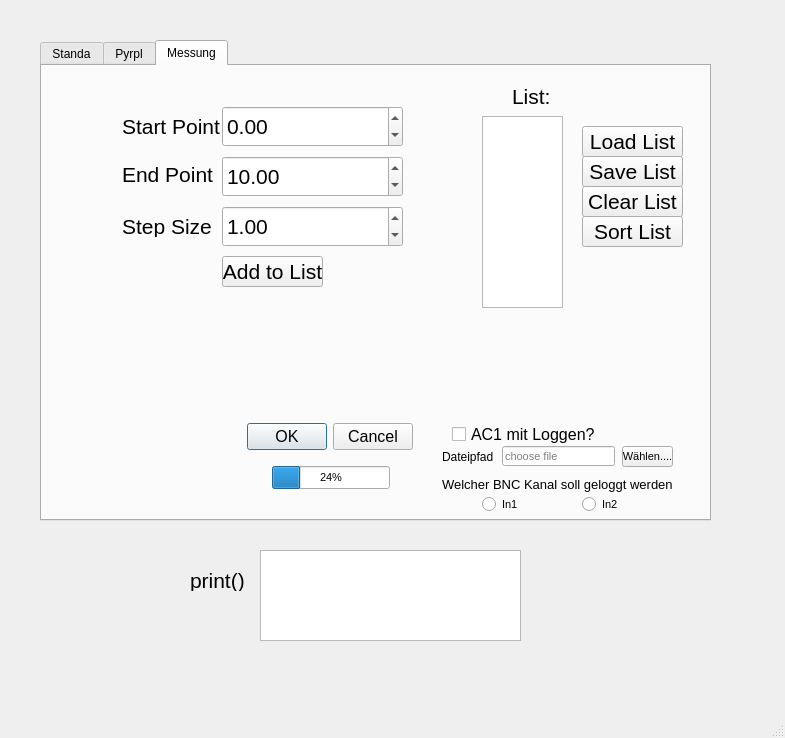
<?xml version="1.0" encoding="UTF-8"?>
<ui version="4.0">
 <class>AC_Control</class>
 <widget class="QMainWindow" name="AC_Control">
  <property name="windowModality">
   <enum>Qt::NonModal</enum>
  </property>
  <property name="geometry">
   <rect>
    <x>0</x>
    <y>0</y>
    <width>785</width>
    <height>738</height>
   </rect>
  </property>
  <property name="font">
   <font>
    <family>MS Sans Serif</family>
   </font>
  </property>
  <property name="contextMenuPolicy">
   <enum>Qt::NoContextMenu</enum>
  </property>
  <property name="windowTitle">
   <string>AC_Control</string>
  </property>
  <widget class="QWidget" name="centralwidget">
   <widget class="QTabWidget" name="tabWidget">
    <property name="geometry">
     <rect>
      <x>40</x>
      <y>40</y>
      <width>671</width>
      <height>481</height>
     </rect>
    </property>
    <property name="font">
     <font>
      <family>MS UI Gothic</family>
     </font>
    </property>
    <property name="toolTip">
     <string>&lt;html&gt;&lt;head/&gt;&lt;body&gt;&lt;p&gt;test&lt;/p&gt;&lt;/body&gt;&lt;/html&gt;</string>
    </property>
    <property name="currentIndex">
     <number>2</number>
    </property>
    <widget class="QWidget" name="Nullpunkt_controltab">
     <property name="autoFillBackground">
      <bool>false</bool>
     </property>
     <attribute name="title">
      <string>Standa</string>
     </attribute>
     <widget class="QLabel" name="Position">
      <property name="geometry">
       <rect>
        <x>136</x>
        <y>272</y>
        <width>71</width>
        <height>31</height>
       </rect>
      </property>
      <property name="font">
       <font>
        <pointsize>16</pointsize>
       </font>
      </property>
      <property name="text">
       <string>Position</string>
      </property>
     </widget>
     <widget class="QLabel" name="uSteps">
      <property name="geometry">
       <rect>
        <x>470</x>
        <y>330</y>
        <width>47</width>
        <height>13</height>
       </rect>
      </property>
      <property name="text">
       <string>uSteps</string>
      </property>
     </widget>
     <widget class="QPushButton" name="Go_left_Button">
      <property name="geometry">
       <rect>
        <x>150</x>
        <y>370</y>
        <width>101</width>
        <height>51</height>
       </rect>
      </property>
      <property name="text">
       <string>Left</string>
      </property>
     </widget>
     <widget class="QPushButton" name="Go_Home_Button">
      <property name="geometry">
       <rect>
        <x>540</x>
        <y>390</y>
        <width>61</width>
        <height>21</height>
       </rect>
      </property>
      <property name="text">
       <string>Go Home</string>
      </property>
     </widget>
     <widget class="QSpinBox" name="Pos_spinBox">
      <property name="geometry">
       <rect>
        <x>550</x>
        <y>310</y>
        <width>42</width>
        <height>22</height>
       </rect>
      </property>
      <property name="minimum">
       <number>-99999</number>
      </property>
      <property name="maximum">
       <number>99999</number>
      </property>
     </widget>
     <widget class="QPushButton" name="move_to_Button">
      <property name="geometry">
       <rect>
        <x>540</x>
        <y>370</y>
        <width>61</width>
        <height>21</height>
       </rect>
      </property>
      <property name="text">
       <string>move to</string>
      </property>
     </widget>
     <widget class="QPushButton" name="Go_right_Button">
      <property name="geometry">
       <rect>
        <x>350</x>
        <y>370</y>
        <width>101</width>
        <height>51</height>
       </rect>
      </property>
      <property name="text">
       <string>Right</string>
      </property>
     </widget>
     <widget class="QLCDNumber" name="uPos_Number">
      <property name="geometry">
       <rect>
        <x>230</x>
        <y>310</y>
        <width>141</width>
        <height>51</height>
       </rect>
      </property>
      <property name="digitCount">
       <number>10</number>
      </property>
     </widget>
     <widget class="QPushButton" name="Stop_Button">
      <property name="geometry">
       <rect>
        <x>250</x>
        <y>370</y>
        <width>101</width>
        <height>51</height>
       </rect>
      </property>
      <property name="text">
       <string>Stop</string>
      </property>
     </widget>
     <widget class="QLabel" name="Steps">
      <property name="geometry">
       <rect>
        <x>470</x>
        <y>310</y>
        <width>47</width>
        <height>13</height>
       </rect>
      </property>
      <property name="text">
       <string>Steps</string>
      </property>
     </widget>
     <widget class="QPushButton" name="SetHome_Button">
      <property name="geometry">
       <rect>
        <x>540</x>
        <y>410</y>
        <width>61</width>
        <height>21</height>
       </rect>
      </property>
      <property name="text">
       <string>Set Home</string>
      </property>
     </widget>
     <widget class="QLCDNumber" name="Pos_Number">
      <property name="geometry">
       <rect>
        <x>230</x>
        <y>260</y>
        <width>141</width>
        <height>51</height>
       </rect>
      </property>
      <property name="digitCount">
       <number>10</number>
      </property>
     </widget>
     <widget class="QSpinBox" name="uPos_spinBox">
      <property name="geometry">
       <rect>
        <x>550</x>
        <y>330</y>
        <width>42</width>
        <height>22</height>
       </rect>
      </property>
      <property name="minimum">
       <number>-99999</number>
      </property>
      <property name="maximum">
       <number>99999</number>
      </property>
     </widget>
     <widget class="QLabel" name="uPosition">
      <property name="geometry">
       <rect>
        <x>126</x>
        <y>330</y>
        <width>81</width>
        <height>21</height>
       </rect>
      </property>
      <property name="font">
       <font>
        <pointsize>16</pointsize>
       </font>
      </property>
      <property name="text">
       <string>uPosition</string>
      </property>
     </widget>
     <widget class="QPushButton" name="Standa_Connect_Button">
      <property name="geometry">
       <rect>
        <x>20</x>
        <y>10</y>
        <width>191</width>
        <height>31</height>
       </rect>
      </property>
      <property name="font">
       <font>
        <pointsize>16</pointsize>
       </font>
      </property>
      <property name="text">
       <string>Connect to Standa</string>
      </property>
     </widget>
     <widget class="QPushButton" name="Standa_Close_Button">
      <property name="geometry">
       <rect>
        <x>400</x>
        <y>10</y>
        <width>261</width>
        <height>31</height>
       </rect>
      </property>
      <property name="font">
       <font>
        <pointsize>16</pointsize>
       </font>
      </property>
      <property name="text">
       <string>Close connection to Standa</string>
      </property>
     </widget>
     <widget class="QLineEdit" name="standa_connection_ip">
      <property name="geometry">
       <rect>
        <x>60</x>
        <y>50</y>
        <width>113</width>
        <height>20</height>
       </rect>
      </property>
      <property name="text">
       <string/>
      </property>
      <property name="placeholderText">
       <string>131.246.145.xx</string>
      </property>
     </widget>
     <widget class="QLabel" name="standa_label_ip">
      <property name="geometry">
       <rect>
        <x>30</x>
        <y>50</y>
        <width>21</width>
        <height>16</height>
       </rect>
      </property>
      <property name="text">
       <string>IP</string>
      </property>
     </widget>
     <widget class="QLabel" name="standa_label_port">
      <property name="geometry">
       <rect>
        <x>30</x>
        <y>70</y>
        <width>21</width>
        <height>16</height>
       </rect>
      </property>
      <property name="text">
       <string>Port</string>
      </property>
     </widget>
     <widget class="QLineEdit" name="standa_connection_port">
      <property name="geometry">
       <rect>
        <x>60</x>
        <y>70</y>
        <width>113</width>
        <height>20</height>
       </rect>
      </property>
      <property name="placeholderText">
       <string>22222</string>
      </property>
     </widget>
     <widget class="QDialogButtonBox" name="standa_live_control_ButtonBox">
      <property name="geometry">
       <rect>
        <x>230</x>
        <y>140</y>
        <width>156</width>
        <height>23</height>
       </rect>
      </property>
      <property name="autoFillBackground">
       <bool>false</bool>
      </property>
      <property name="standardButtons">
       <set>QDialogButtonBox::Cancel|QDialogButtonBox::Ok</set>
      </property>
     </widget>
     <widget class="QLabel" name="standa_live_label">
      <property name="geometry">
       <rect>
        <x>220</x>
        <y>110</y>
        <width>181</width>
        <height>21</height>
       </rect>
      </property>
      <property name="font">
       <font>
        <pointsize>16</pointsize>
       </font>
      </property>
      <property name="text">
       <string>Standa Live Control</string>
      </property>
     </widget>
     <widget class="QLabel" name="Standa_Connected_label">
      <property name="geometry">
       <rect>
        <x>280</x>
        <y>20</y>
        <width>61</width>
        <height>16</height>
       </rect>
      </property>
      <property name="text">
       <string>connected?</string>
      </property>
     </widget>
     <widget class="QWidget" name="Standa_live_control_widget" native="true">
      <property name="geometry">
       <rect>
        <x>70</x>
        <y>210</y>
        <width>561</width>
        <height>231</height>
       </rect>
      </property>
      <property name="autoFillBackground">
       <bool>true</bool>
      </property>
     </widget>
    </widget>
    <widget class="QWidget" name="pyrpltab">
     <attribute name="title">
      <string>Pyrpl</string>
     </attribute>
     <widget class="QPushButton" name="Pyrpl_Get_Voltage">
      <property name="geometry">
       <rect>
        <x>10</x>
        <y>90</y>
        <width>191</width>
        <height>31</height>
       </rect>
      </property>
      <property name="font">
       <font>
        <pointsize>16</pointsize>
       </font>
      </property>
      <property name="text">
       <string>Get Voltage Pyrpl</string>
      </property>
     </widget>
     <widget class="QPushButton" name="Pyrpl_Close_Button">
      <property name="geometry">
       <rect>
        <x>390</x>
        <y>90</y>
        <width>261</width>
        <height>31</height>
       </rect>
      </property>
      <property name="font">
       <font>
        <pointsize>16</pointsize>
       </font>
      </property>
      <property name="text">
       <string>Close connection to Pyrpl</string>
      </property>
     </widget>
     <widget class="QPushButton" name="Pyrpl_Start_Button">
      <property name="geometry">
       <rect>
        <x>180</x>
        <y>30</y>
        <width>191</width>
        <height>31</height>
       </rect>
      </property>
      <property name="font">
       <font>
        <pointsize>16</pointsize>
       </font>
      </property>
      <property name="text">
       <string>Start Pyrpl</string>
      </property>
     </widget>
     <widget class="QLabel" name="Pyrpl_Started_label">
      <property name="geometry">
       <rect>
        <x>390</x>
        <y>40</y>
        <width>61</width>
        <height>20</height>
       </rect>
      </property>
      <property name="text">
       <string>started?</string>
      </property>
     </widget>
     <widget class="QLCDNumber" name="Volt1">
      <property name="geometry">
       <rect>
        <x>240</x>
        <y>160</y>
        <width>131</width>
        <height>51</height>
       </rect>
      </property>
      <property name="digitCount">
       <number>10</number>
      </property>
     </widget>
     <widget class="QLCDNumber" name="Volt2">
      <property name="geometry">
       <rect>
        <x>240</x>
        <y>220</y>
        <width>131</width>
        <height>51</height>
       </rect>
      </property>
      <property name="digitCount">
       <number>10</number>
      </property>
     </widget>
    </widget>
    <widget class="QWidget" name="Messung">
     <property name="font">
      <font>
       <pointsize>4</pointsize>
      </font>
     </property>
     <attribute name="title">
      <string>Messung</string>
     </attribute>
     <widget class="QPushButton" name="Add_to_list_Button">
      <property name="geometry">
       <rect>
        <x>180</x>
        <y>190</y>
        <width>101</width>
        <height>31</height>
       </rect>
      </property>
      <property name="font">
       <font>
        <pointsize>16</pointsize>
       </font>
      </property>
      <property name="text">
       <string>Add to List</string>
      </property>
     </widget>
     <widget class="QDoubleSpinBox" name="Start_SpinBox">
      <property name="geometry">
       <rect>
        <x>180</x>
        <y>40</y>
        <width>181</width>
        <height>41</height>
       </rect>
      </property>
      <property name="font">
       <font>
        <pointsize>16</pointsize>
       </font>
      </property>
      <property name="minimum">
       <double>-100000.000000000000000</double>
      </property>
      <property name="maximum">
       <double>100000.000000000000000</double>
      </property>
      <property name="value">
       <double>0.000000000000000</double>
      </property>
     </widget>
     <widget class="QDoubleSpinBox" name="End_SpinBox">
      <property name="geometry">
       <rect>
        <x>180</x>
        <y>90</y>
        <width>181</width>
        <height>41</height>
       </rect>
      </property>
      <property name="font">
       <font>
        <pointsize>16</pointsize>
       </font>
      </property>
      <property name="minimum">
       <double>-100000.000000000000000</double>
      </property>
      <property name="maximum">
       <double>100000.000000000000000</double>
      </property>
      <property name="value">
       <double>10.000000000000000</double>
      </property>
     </widget>
     <widget class="QDoubleSpinBox" name="Stepsize_SpinBox">
      <property name="geometry">
       <rect>
        <x>180</x>
        <y>140</y>
        <width>181</width>
        <height>41</height>
       </rect>
      </property>
      <property name="font">
       <font>
        <pointsize>16</pointsize>
       </font>
      </property>
      <property name="minimum">
       <double>-100000.000000000000000</double>
      </property>
      <property name="maximum">
       <double>100000.000000000000000</double>
      </property>
      <property name="value">
       <double>1.000000000000000</double>
      </property>
     </widget>
     <widget class="QLabel" name="StartPoint">
      <property name="geometry">
       <rect>
        <x>80</x>
        <y>50</y>
        <width>101</width>
        <height>21</height>
       </rect>
      </property>
      <property name="font">
       <font>
        <pointsize>16</pointsize>
       </font>
      </property>
      <property name="text">
       <string>Start Point</string>
      </property>
     </widget>
     <widget class="QLabel" name="EndPoint">
      <property name="geometry">
       <rect>
        <x>80</x>
        <y>100</y>
        <width>91</width>
        <height>16</height>
       </rect>
      </property>
      <property name="font">
       <font>
        <pointsize>16</pointsize>
       </font>
      </property>
      <property name="text">
       <string>End Point</string>
      </property>
     </widget>
     <widget class="QLabel" name="StepSize">
      <property name="geometry">
       <rect>
        <x>80</x>
        <y>150</y>
        <width>91</width>
        <height>21</height>
       </rect>
      </property>
      <property name="font">
       <font>
        <pointsize>16</pointsize>
       </font>
      </property>
      <property name="text">
       <string>Step Size</string>
      </property>
     </widget>
     <widget class="QDialogButtonBox" name="buttonBox">
      <property name="geometry">
       <rect>
        <x>200</x>
        <y>340</y>
        <width>171</width>
        <height>61</height>
       </rect>
      </property>
      <property name="font">
       <font>
        <pointsize>12</pointsize>
       </font>
      </property>
      <property name="standardButtons">
       <set>QDialogButtonBox::Cancel|QDialogButtonBox::Ok</set>
      </property>
     </widget>
     <widget class="QProgressBar" name="progressBar">
      <property name="geometry">
       <rect>
        <x>230</x>
        <y>400</y>
        <width>118</width>
        <height>23</height>
       </rect>
      </property>
      <property name="font">
       <font>
        <pointsize>8</pointsize>
       </font>
      </property>
      <property name="value">
       <number>24</number>
      </property>
     </widget>
     <widget class="QLineEdit" name="filePath_Edit">
      <property name="geometry">
       <rect>
        <x>460</x>
        <y>380</y>
        <width>113</width>
        <height>20</height>
       </rect>
      </property>
      <property name="font">
       <font>
        <family>MS Sans Serif</family>
        <pointsize>8</pointsize>
       </font>
      </property>
      <property name="text">
       <string/>
      </property>
      <property name="placeholderText">
       <string>choose file</string>
      </property>
     </widget>
     <widget class="QToolButton" name="select_file_Button">
      <property name="geometry">
       <rect>
        <x>580</x>
        <y>380</y>
        <width>51</width>
        <height>21</height>
       </rect>
      </property>
      <property name="font">
       <font>
        <pointsize>8</pointsize>
       </font>
      </property>
      <property name="text">
       <string>Wählen....</string>
      </property>
     </widget>
     <widget class="QLabel" name="list_label">
      <property name="geometry">
       <rect>
        <x>470</x>
        <y>20</y>
        <width>51</width>
        <height>20</height>
       </rect>
      </property>
      <property name="font">
       <font>
        <family>MS Shell Dlg 2</family>
        <pointsize>16</pointsize>
       </font>
      </property>
      <property name="text">
       <string>List:</string>
      </property>
     </widget>
     <widget class="QLabel" name="label_dateipfad">
      <property name="geometry">
       <rect>
        <x>400</x>
        <y>380</y>
        <width>51</width>
        <height>21</height>
       </rect>
      </property>
      <property name="font">
       <font>
        <family>MS Shell Dlg 2</family>
        <pointsize>9</pointsize>
       </font>
      </property>
      <property name="text">
       <string>Dateipfad</string>
      </property>
     </widget>
     <widget class="QListWidget" name="step_list">
      <property name="geometry">
       <rect>
        <x>440</x>
        <y>50</y>
        <width>81</width>
        <height>192</height>
       </rect>
      </property>
      <property name="font">
       <font>
        <pointsize>9</pointsize>
       </font>
      </property>
      <property name="selectionMode">
       <enum>QAbstractItemView::SingleSelection</enum>
      </property>
     </widget>
     <widget class="QPushButton" name="Clear_list_Button">
      <property name="geometry">
       <rect>
        <x>540</x>
        <y>120</y>
        <width>101</width>
        <height>31</height>
       </rect>
      </property>
      <property name="font">
       <font>
        <pointsize>16</pointsize>
       </font>
      </property>
      <property name="text">
       <string>Clear List</string>
      </property>
     </widget>
     <widget class="QPushButton" name="Load_list_Button">
      <property name="geometry">
       <rect>
        <x>540</x>
        <y>60</y>
        <width>101</width>
        <height>31</height>
       </rect>
      </property>
      <property name="font">
       <font>
        <pointsize>16</pointsize>
       </font>
      </property>
      <property name="text">
       <string>Load List</string>
      </property>
     </widget>
     <widget class="QPushButton" name="Save_list_Button">
      <property name="geometry">
       <rect>
        <x>540</x>
        <y>90</y>
        <width>101</width>
        <height>31</height>
       </rect>
      </property>
      <property name="font">
       <font>
        <pointsize>16</pointsize>
       </font>
      </property>
      <property name="text">
       <string>Save List</string>
      </property>
     </widget>
     <widget class="QCheckBox" name="ac_checkBox">
      <property name="geometry">
       <rect>
        <x>410</x>
        <y>360</y>
        <width>151</width>
        <height>17</height>
       </rect>
      </property>
      <property name="font">
       <font>
        <pointsize>12</pointsize>
       </font>
      </property>
      <property name="text">
       <string>AC1 mit Loggen?</string>
      </property>
     </widget>
     <widget class="QPushButton" name="Sort_list_Button">
      <property name="geometry">
       <rect>
        <x>540</x>
        <y>150</y>
        <width>101</width>
        <height>31</height>
       </rect>
      </property>
      <property name="font">
       <font>
        <pointsize>16</pointsize>
       </font>
      </property>
      <property name="text">
       <string>Sort List</string>
      </property>
     </widget>
     <widget class="QRadioButton" name="pyrpl_input1">
      <property name="geometry">
       <rect>
        <x>440</x>
        <y>430</y>
        <width>41</width>
        <height>17</height>
       </rect>
      </property>
      <property name="font">
       <font>
        <pointsize>8</pointsize>
       </font>
      </property>
      <property name="text">
       <string>In1</string>
      </property>
     </widget>
     <widget class="QRadioButton" name="pyrpl_input2">
      <property name="geometry">
       <rect>
        <x>540</x>
        <y>430</y>
        <width>41</width>
        <height>17</height>
       </rect>
      </property>
      <property name="font">
       <font>
        <pointsize>8</pointsize>
       </font>
      </property>
      <property name="text">
       <string>In2</string>
      </property>
     </widget>
     <widget class="QLabel" name="label">
      <property name="geometry">
       <rect>
        <x>400</x>
        <y>410</y>
        <width>231</width>
        <height>16</height>
       </rect>
      </property>
      <property name="font">
       <font>
        <pointsize>10</pointsize>
       </font>
      </property>
      <property name="text">
       <string>Welcher BNC Kanal soll geloggt werden?</string>
      </property>
     </widget>
    </widget>
   </widget>
   <widget class="QLabel" name="label_2">
    <property name="geometry">
     <rect>
      <x>190</x>
      <y>570</y>
      <width>71</width>
      <height>21</height>
     </rect>
    </property>
    <property name="font">
     <font>
      <pointsize>16</pointsize>
     </font>
    </property>
    <property name="text">
     <string>print()</string>
    </property>
   </widget>
   <widget class="QListWidget" name="print_list">
    <property name="geometry">
     <rect>
      <x>260</x>
      <y>550</y>
      <width>261</width>
      <height>91</height>
     </rect>
    </property>
   </widget>
  </widget>
  <widget class="QStatusBar" name="statusbar"/>
  <action name="actionFile">
   <property name="text">
    <string>File</string>
   </property>
  </action>
 </widget>
 <resources/>
 <connections/>
</ui>
